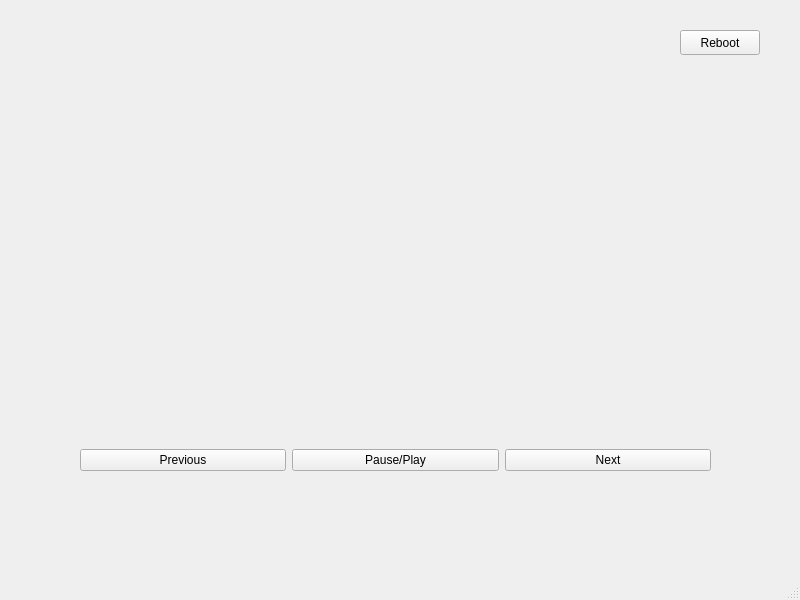
<?xml version="1.0" encoding="UTF-8"?>
<ui version="4.0">
 <class>MainWindow</class>
 <widget class="QMainWindow" name="MainWindow">
  <property name="geometry">
   <rect>
    <x>0</x>
    <y>0</y>
    <width>800</width>
    <height>600</height>
   </rect>
  </property>
  <property name="windowTitle">
   <string>MainWindow</string>
  </property>
  <widget class="QWidget" name="centralwidget">
   <widget class="QWidget" name="horizontalLayoutWidget">
    <property name="geometry">
     <rect>
      <x>80</x>
      <y>420</y>
      <width>631</width>
      <height>80</height>
     </rect>
    </property>
    <layout class="QHBoxLayout" name="horizontalLayout">
     <item>
      <widget class="QPushButton" name="pushButton_3">
       <property name="text">
        <string>Previous</string>
       </property>
      </widget>
     </item>
     <item>
      <widget class="QPushButton" name="pushButton_2">
       <property name="text">
        <string>Pause/Play</string>
       </property>
      </widget>
     </item>
     <item>
      <widget class="QPushButton" name="pushButton">
       <property name="text">
        <string>Next</string>
       </property>
      </widget>
     </item>
    </layout>
   </widget>
   <widget class="QPushButton" name="pushButton_4">
    <property name="geometry">
     <rect>
      <x>680</x>
      <y>30</y>
      <width>80</width>
      <height>25</height>
     </rect>
    </property>
    <property name="text">
     <string>Reboot</string>
    </property>
   </widget>
  </widget>
  <widget class="QMenuBar" name="menubar">
   <property name="geometry">
    <rect>
     <x>0</x>
     <y>0</y>
     <width>800</width>
     <height>25</height>
    </rect>
   </property>
  </widget>
  <widget class="QStatusBar" name="statusbar"/>
 </widget>
 <resources/>
 <connections/>
</ui>
